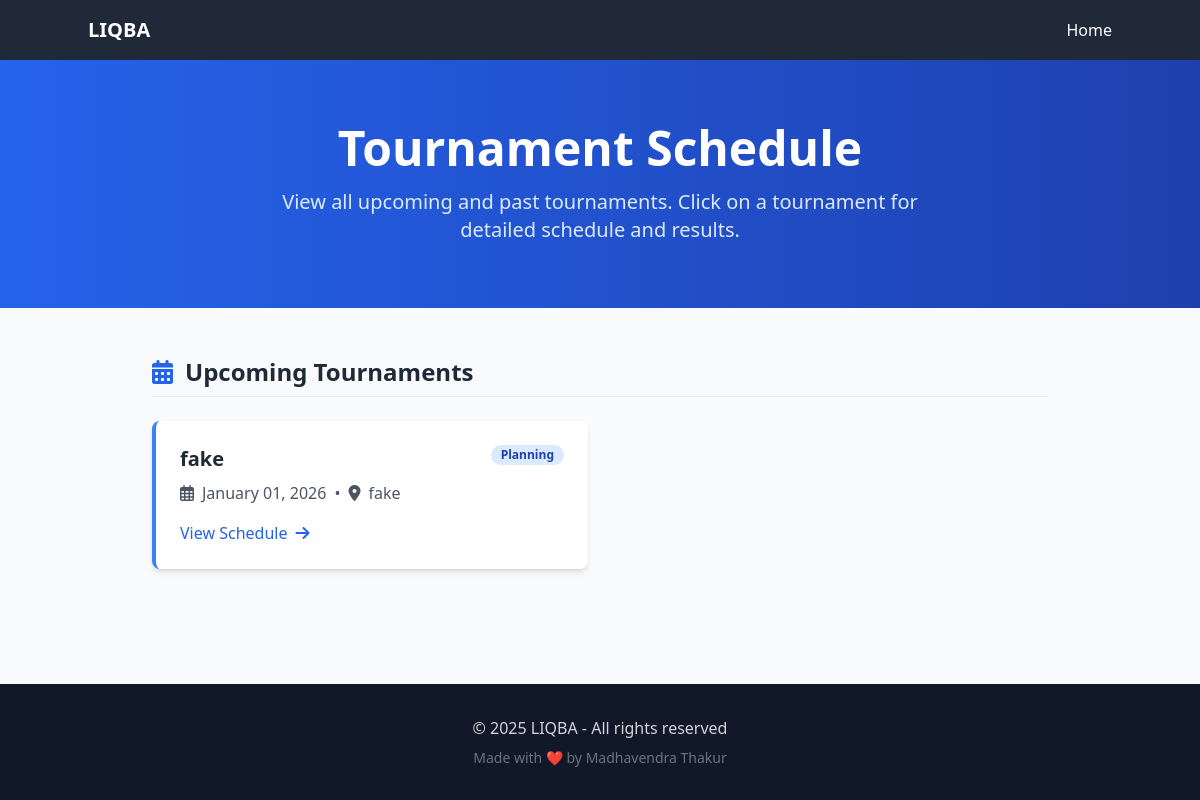
Before: /schedule/ with the older database file.
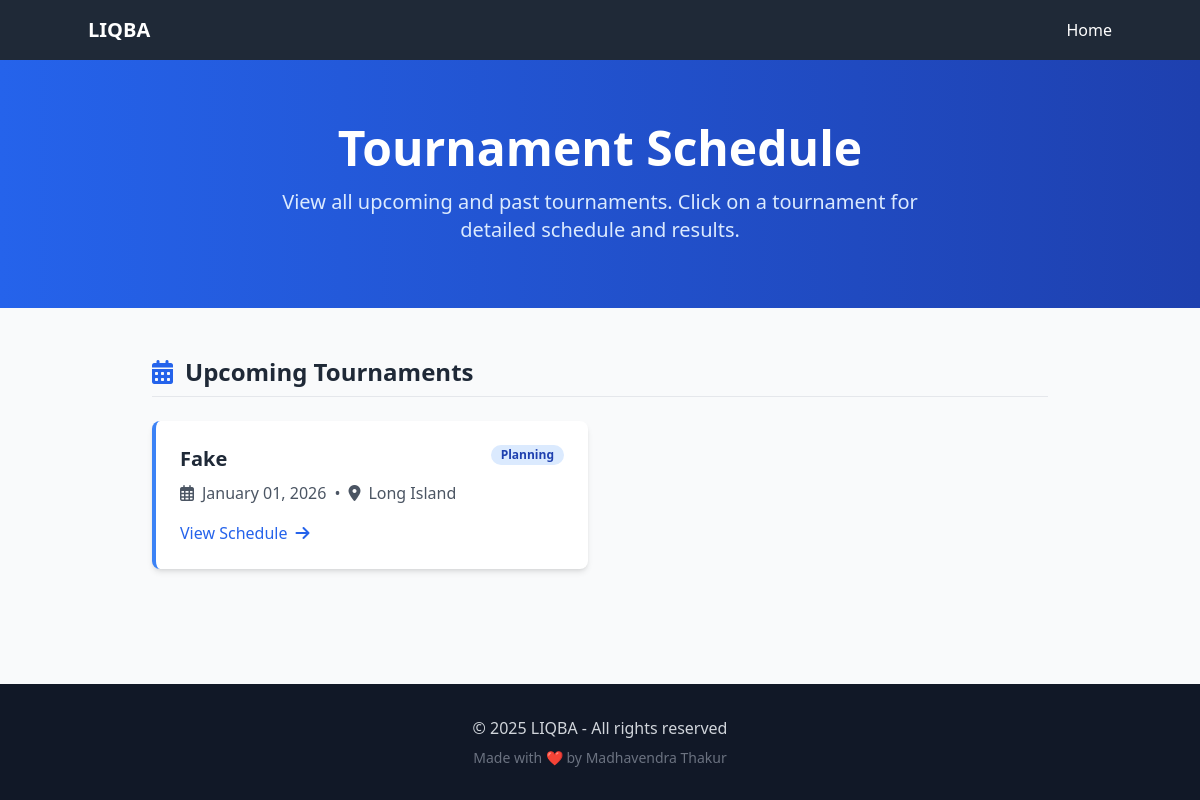
After: the same page with the newer database file.
### models/tournament.py (models this page shows, shortened)
class Tournament(db.Model):
    __tablename__ = 'tournament'
    id = db.Column(db.Integer, primary_key=True)
    name = db.Column(db.String(100), nullable=False)
    date = db.Column(db.Date, nullable=False)
    location = db.Column(db.String(100))
    password = db.Column(db.String(10), nullable=False)
    format_json = db.Column(db.Text, nullable=False, default='{}')  # JSON format with default value
    status = db.Column(db.String(20), default='planning')  # planning, registration, active, completed
    created_at = db.Column(db.DateTime, server_default=db.func.now())
    updated_at = db.Column(db.DateTime, server_default=db.func.now(), onupdate=db.func.now())
    games = db.relationship('Game', back_populates='tournament', lazy=True, cascade='all, delete-orphan')
    questions = db.relationship('Question', back_populates='tournament_rel', lazy=True, foreign_keys='Question.tournament_id')
    team_aliases = db.relationship('TeamAlias', back_populates='tournament', lazy=True, cascade='all, delete-orphan')
    reader_assignments = db.relationship(
        'ReaderTournament',
        back_populates='tournament',
        cascade='all, delete-orphan',
        single_parent=True
    )
    readers = association_proxy(
        'reader_assignments', 'reader',
        creator=lambda r: ReaderTournament(reader=r)
    )
    @property
    def format(self):
        return json.loads(self.format_json)
    @format.setter
    def format(self, value):
        if isinstance(value, str):
            self.format_json = value
        else:
            self.format_json = json.dumps(value)

### controllers/public_controller.py (the view)
@public_bp.route('/schedule')
@public_bp.route('/schedule/')
def list_tournaments():
    now = datetime.now().date()
    all_tournaments = Tournament.query.order_by(Tournament.date.desc()).all()
    upcoming_tournaments = [t for t in all_tournaments if t.date >= now]
    past_tournaments = [t for t in all_tournaments if t.date < now]
    return render_template('tournaments_list.html',
                         upcoming_tournaments=upcoming_tournaments,
                         past_tournaments=past_tournaments,
                         now=datetime.now())

### templates/public/tournaments_list.html (shortened to what this page needs)
<!DOCTYPE html>
<html lang="en" class="h-full">
<head>
  <script src="https://cdn.tailwindcss.com"></script>
  <link rel="stylesheet" href="https://cdnjs.cloudflare.com/ajax/libs/font-awesome/6.0.0/css/all.min.css">
</head>
<body class="bg-gray-50 flex flex-col min-h-screen">
  <div id="page-container" class="flex flex-col min-h-screen">
    <div id="content-wrap" class="flex-grow">
  <nav class="bg-gray-800 text-white p-4 shadow-lg">
    <div class="container mx-auto flex justify-between items-center">
      <a href="{{ url_for('index') }}" class="text-xl font-bold hover:text-gray-300 transition">LIQBA</a>
      <div class="space-x-4">
        <a href="{{ url_for('index') }}" class="hover:underline">Home</a>
      </div>
    </div>
  </nav>
  <div class="bg-gradient-to-r from-blue-600 to-blue-800 text-white py-16">
    <div class="container mx-auto text-center px-4">
      <h1 class="text-4xl md:text-5xl font-bold mb-4">Tournament Schedule</h1>
      <p class="text-xl text-blue-100 max-w-2xl mx-auto">View all upcoming and past tournaments. Click on a tournament for detailed schedule and results.</p>
    </div>
  </div>
  <div class="container mx-auto px-4 py-12">
    <div class="max-w-4xl mx-auto">
      {% if upcoming_tournaments %}
      <section class="mb-16">
        <h2 class="text-2xl font-bold mb-6 text-gray-800 border-b pb-2 flex items-center">
          <i class="fas fa-calendar-alt text-blue-600 mr-3"></i>
          Upcoming Tournaments
        </h2>
        <div class="grid gap-6 md:grid-cols-2">
          {% for tournament in upcoming_tournaments %}
          <div class="bg-white rounded-lg shadow-md overflow-hidden border-l-4 border-blue-500 hover:shadow-lg transition-shadow">
            <div class="p-6">
              <div class="flex justify-between items-start mb-2">
                <h3 class="text-xl font-bold text-gray-800">{{ tournament.name }}</h3>
                <span class="bg-blue-100 text-blue-800 text-xs font-semibold px-2.5 py-0.5 rounded-full">
                  {{ tournament.status|title }}
                </span>
              </div>
              <div class="flex items-center text-gray-600 mb-4">
                <i class="far fa-calendar-alt mr-2"></i>
                <span>{{ tournament.date.strftime('%B %d, %Y') }}</span>
                {% if tournament.location %}
                <span class="mx-2">•</span>
                <i class="fas fa-map-marker-alt mr-2"></i>
                <span>{{ tournament.location }}</span>
                {% endif %}
              </div>
              <a href="{{ url_for('public.schedule_all', tournament_id=tournament.id) }}"
                 class="inline-flex items-center text-blue-600 hover:text-blue-800 font-medium">
                View Schedule
                <i class="fas fa-arrow-right ml-2"></i>
              </a>
            </div>
          </div>
          {% endfor %}
        </div>
      </section>
      {% endif %}
    </div>
  </div>
    </div>
    <footer class="bg-gray-900 text-gray-300 py-8 mt-auto">
      <div class="container mx-auto px-4 text-center">
        <p>© 2025 LIQBA - All rights reserved</p>
        <p class="text-sm text-gray-500 mt-2">Made with ❤️ by Madhavendra Thakur</p>
      </div>
    </footer>
  </div>
</body>
</html>

### templates/public/tournaments_list.html (style rules this page uses)
html, body { height: 100%; }
#page-container { min-height: 100vh; display: flex; flex-direction: column; }
#content-wrap { flex: 1; }

Changed rows visible on the page:
changed Tournament "Planning": name "fake" → "Fake"; location "fake" → "Long Island"
